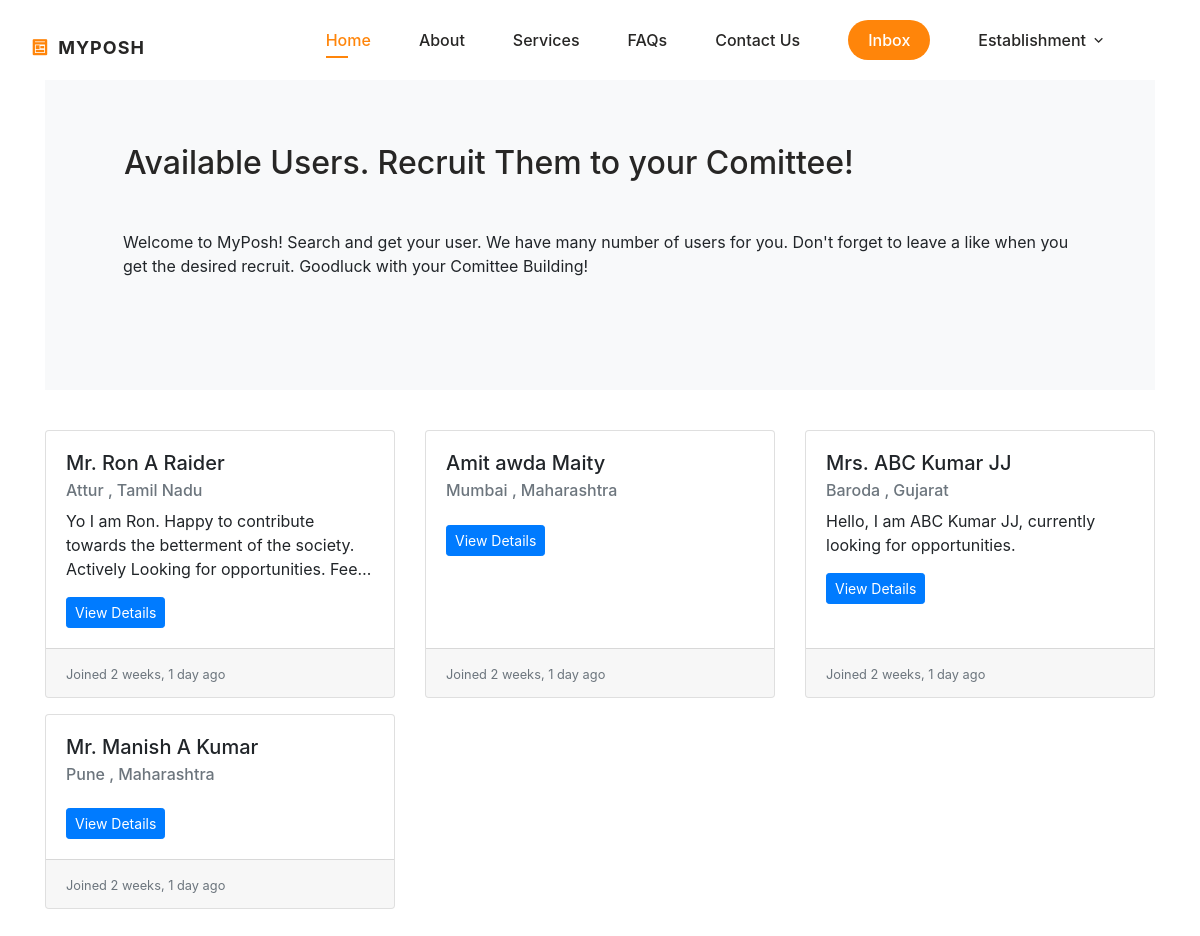
The page /user-list/ (signed in) on the database its author committed.
### posh/models.py (models this page shows)
class PoshUser(AbstractBaseUser, PermissionsMixin):
    username = models.CharField(max_length=100, unique=True, primary_key=True)
    email = models.EmailField(unique=True, blank=False)
    phone = models.CharField(max_length=15, unique=True, blank=False)
    start_date = models.DateTimeField(default=timezone.now)
    is_staff = models.BooleanField(default=False)
    is_active = models.BooleanField(default=False)
    type = models.CharField(max_length=50, blank=False)  # To distinguish between user types
    objects = PoshUserManager()
    USERNAME_FIELD = 'username'
    REQUIRED_FIELDS = ['email', 'phone']

class IndividualUser(PoshUser):
    prefix = models.CharField(max_length=10, blank=False)
    fname = models.CharField(max_length=150, blank=False)
    mname = models.CharField(max_length=150, blank=False)
    lname = models.CharField(max_length=150, blank=False)
    dob = models.DateField(blank=False)
    gender = models.CharField(max_length=10, blank=False)
    occupation = models.CharField(max_length=100, blank=False)
    state = models.CharField(max_length=100, blank=False)
    city = models.CharField(max_length=100, blank=False)
    pincode = models.CharField(max_length=10, blank=False)
    profile_pic = models.ImageField(blank=True, upload_to='users/')
    aadhar = models.CharField(max_length=20, blank=True)
    marital = models.CharField(max_length=10, blank=True)
    description = models.TextField(max_length=500, blank=True)
    current_member = models.CharField(max_length=10, blank=True)
    association = models.CharField(max_length=10, blank=True)
    firm_name = models.CharField(max_length=150, blank=True)
    firm_uid = models.CharField(max_length=15, blank=True)
    is_visible = models.BooleanField(default=False)
    timestamp = models.DateTimeField(auto_now_add=True)
    class Meta:
        verbose_name = 'Individual User'
        verbose_name_plural = 'Individual Users'

### posh/decorators.py (the view)
        def wrapper_func(request, *args, **kwargs):
            group = None
            if request.user.groups.exists():
                group = request.user.groups.all()[0].name
            if group in allowed_roles:
                return view_func(request, *args, **kwargs)
            else:
                return HttpResponse("Not Authorized")
            return view_func(request, *args, **kwargs)

### posh/templatetags/get_group.py (called while the page is built)
@register.filter(name='has_group')
def has_group(user, group_name):
    return user.groups.filter(name=group_name).exists()

### posh/views.py (called while the page is built)
@allowed_users(allowed_roles=['admin', 'EST'])
def list_user(request):
    user = request.user.establishmentuser
    individual_user = IndividualUser.objects.all().filter(is_visible=True).order_by('-timestamp')
    ngo_user = NGOUser.objects.filter(is_visible=True)
    consultant_user = ConsultancyUser.objects.filter(is_visible=True)
    visible_all = list(individual_user) + list(ngo_user) + list(consultant_user)
    context ={
        'visible_all' : visible_all ,
    }
    return render(request, 'search_portal/user_list.html', context)

### posh/templates/search_portal/user_list.html (shortened to what this page needs)
{% extends "base.html" %}
{% load humanize %}
{% load static %}
{% block stylescss %}
<link rel="stylesheet" href="https://stackpath.bootstrapcdn.com/bootstrap/4.5.2/css/bootstrap.min.css">
<link rel="stylesheet" href="https://cdnjs.cloudflare.com/ajax/libs/font-awesome/4.7.0/css/font-awesome.min.css">
{% endblock %}
{% block content %}
<div class="container mt-5">
    <section>
        <div class="p-5 mb-4 bg-light rounded-3">
            <div class="container-fluid py-5">
                <h2 class="display-5 fw-bold ml-3">Available Users. Recruit Them to your Comittee!</h2> <br>
                <p class="col-md-12 fs-6 mt-3">
                    Welcome to MyPosh! Search and get your user. We have many number of users for you. Don't forget to leave a like when you get the desired recruit. Goodluck with your Comittee Building!
                </p>
            </div>
        </div>
    </section>
    <div class="row row-cols-1 row-cols-md-3 g-4">
        {% if visible_all %}
        {% for individual in visible_all %}
        <div class="col mt-3">
            <div class="card h-100">
                <div class="card-body">
                    <h5 class="card-title">
                        {% if individual.prefix == "Mr." %}Mr. {{ individual.fname }} {{ individual.mname }} {{ individual.lname }}
                        {% elif individual.prefix == "Mrs." %}Mrs. {{ individual.fname }} {{ individual.mname }} {{ individual.lname }}
                        {% elif individual.prefix == "Miss." %}Miss. {{ individual.fname }} {{ individual.mname }} {{ individual.lname }}
                        {% else %}
                            {{ individual.fname }} {{ individual.mname }} {{ individual.lname }}
                        {% endif %}
                    </h5>
                    <h6 class="card-subtitle mb-2 text-muted">{{ individual.city }}, {{ individual.state }}</h6>
                    <p class="card-text description"> {{ individual.description }}</p>
                    <a class="btn btn-primary btn-sm"  href="{% url 'user_details' individual.username %}">View Details</a>
                </div>
                <div class="card-footer">
                    <small class="text-muted">Joined {{ individual.timestamp|naturaltime }}</small>
                </div>
            </div>
        </div>
        {% endfor %}
        {% endif %}
    </div>
</div>
{% endblock %}

### static/assets/css/main.css (style rules this page uses)
:root { --header-height: 3.5rem; --first-color: hsl(30, 100%, 52%); --first-color-alt: hsl(29, 54%, 73%); --first-color-light: hsl(30, 100%, 85%); --first-color-lighten: hsl(30, 100%, 95%); --title-color: hsl(30, 3%, 15%); --text-color: hsl(30, 4%, 25%); --text-color-light: hsl(30, 4%, 45%); --body-color: hsl(30, 0%, 100%);; --container-color: #FFF; --background-footer-color: rgb(29, 26, 26); --footer-text-color: rgb(245, 244, 244); --body-font: 'Poppins', sans-serif; --big-font-size: 2rem; --h1-font-size: 1.5rem; --h2-font-size: 1.25rem; --h3-font-size: 1rem; --normal-font-size: .938rem; --small-font-size: .813rem; --smaller-font-size: .75rem; --font-medium: 500; --font-semi-bold: 600; --mb-0-5: .5rem; --mb-0-75: .75rem; --mb-1: 1rem; --mb-1-5: 1.5rem; --mb-2: 2rem; --mb-2-5: 2.5rem; --z-tooptip: 10; --z-fixed: 100; }
@media screen and (min-width: 1000px) { :root { --big-font-size: 3.5rem; --h1-font-size: 2.25rem; --h2-font-size: 1.5rem; --h3-font-size: 1.25rem; --normal-font-size: 1rem; --small-font-size: .875rem; --smaller-font-size: .813rem; } }
* { box-sizing: border-box; padding: 0; margin: 0; text-decoration: none !important; }
html { scroll-behavior: smooth; }
body, button, input, textarea { font-family: var(--body-font); font-size: var(--normal-font-size); }
body { margin: var(--header-height) 0 0 0; background-color: var(--body-color); color: var(--text-color); transition: .4s; }
h1, h2, h3 { color: var(--title-color); font-weight: var(--font-semi-bold); }
a { max-width: 100%; height: auto; }
.container { max-width: 968px; margin-left: var(--mb-1-5); margin-right: var(--mb-1-5); }
@media screen and (min-width: 767px) { body { margin: 0; } }
@media screen and (min-width:992px) { .container { margin-left: auto; margin-right: auto; } }

### static/assets/css/profile.css (style rules this page uses)
:root { --header-height: 3.5rem; --first-color: hsl(30, 100%, 52%); --first-color-alt: hsl(29, 54%, 73%); --first-color-light: hsl(30, 100%, 85%); --first-color-lighten: hsl(30, 100%, 95%); --title-color: hsl(30, 3%, 15%); --text-color: hsl(30, 4%, 25%); --text-color-light: hsl(30, 4%, 45%); --body-color: hsl(30, 0%, 100%);; --container-color: #FFF; --background-footer-color: rgb(29, 26, 26); --footer-text-color: rgb(245, 244, 244); --body-font: 'Poppins', sans-serif; --big-font-size: 2rem; --h1-font-size: 1.5rem; --h2-font-size: 1.25rem; --h3-font-size: 1rem; --normal-font-size: .938rem; --small-font-size: .813rem; --smaller-font-size: .75rem; --font-medium: 500; --font-semi-bold: 600; --mb-0-5: .5rem; --mb-0-75: .75rem; --mb-1: 1rem; --mb-1-5: 1.5rem; --mb-2: 2rem; --mb-2-5: 2.5rem; --z-tooptip: 10; --z-fixed: 100; }
@media screen and (min-width: 1000px) { :root { --big-font-size: 3.5rem; --h1-font-size: 2.25rem; --h2-font-size: 1.5rem; --h3-font-size: 1.25rem; --normal-font-size: 1rem; --small-font-size: .875rem; --smaller-font-size: .813rem; } }
html { scroll-behavior: smooth; }
body, button, input, textarea { font-family: var(--body-font); font-size: var(--normal-font-size); }
body { margin: var(--header-height) 0 0 0; background-color: var(--body-color); color: var(--text-color); transition: .4s; margin-top: 6rem; }
h1, h2, h3 { color: var(--title-color); font-weight: var(--font-semi-bold); }
a { max-width: 100%; height: auto; }
.btn-primary { color: #fff; background-color: var(--first-color); border-color: var(--first-color); }

### posh/templates/search_portal/user_list.html (style rules this page uses)
.description { display: -webkit-box; -webkit-line-clamp: 3; -webkit-box-orient: vertical; overflow: hidden; text-overflow: ellipsis; }

### rows shown on the page
IndividualUser: fname "Ron", mname "A", lname "Raider", city "Attur", state "Tamil Nadu", description "Yo I am Ron. Happy to contribute towards the betterment of the society. Actively Looking for opportunities.…", timestamp "2 weeks, 1 day ago"
IndividualUser: fname "Amit", mname "awda", lname "Maity", city "Mumbai", state "Maharashtra", timestamp "2 weeks, 1 day ago"
IndividualUser: fname "ABC", mname "Kumar", lname "JJ", city "Baroda", state "Gujarat", description "Hello, I am ABC Kumar JJ, currently looking for opportunities.", timestamp "2 weeks, 1 day ago"
IndividualUser: fname "Manish", mname "A", lname "Kumar", city "Pune", state "Maharashtra", timestamp "2 weeks, 1 day ago"
